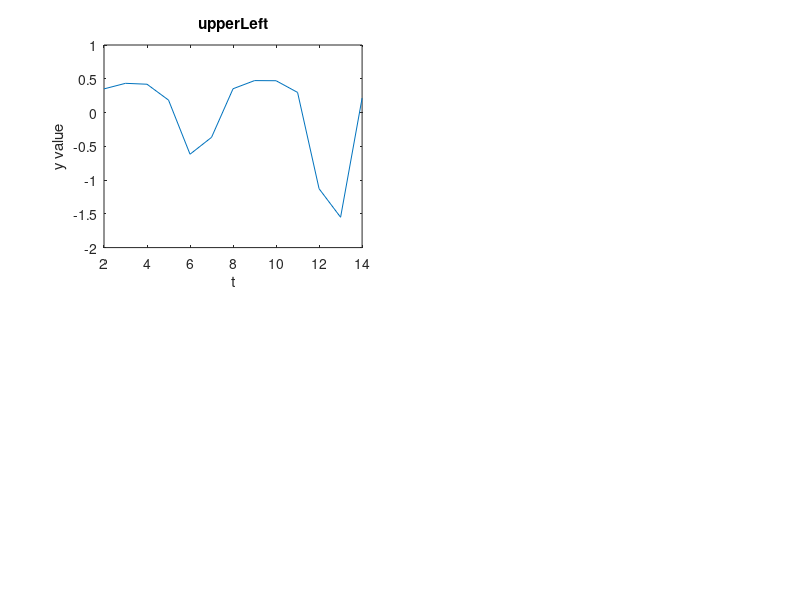

MATLAB code for this plot: (Note: this script raises an error after producing the figure.)
t = 2:14;
s = figure; % the canvas
% plot 1
fun1 = 0.5 - 0.2*exp(log(t).*cos(t));
subplot(2, 2, 1); % [grid size] [use these]
p = plot(t, fun1); % [xs] [ys] fn displayer
xlim([t(1), t(end)]); % min x, max x
ylim([-2, 1]); % min y, max y
title('upperLeft', 'FontWeight', 'bold');
xlabel('t');
ylabel('y value');
p.Marker = 'square';
p.Color = 'blue';
p.LineStyle = '--';

% plot 2
fun2 = sin(t).*pi.^(0.1*t-3);
subplot(2, 2, 3);
plot(t, fun2, '-^black');
% line style = -
% marker = ^
% color = black
xlim([t(1), t(end)]);
ylim([-0.2, 0.2]);
title('lowerLeft', 'FontWeight', 'bold');
xlabel('t');
ylabel('y value');

% plot 3
fun3 = cos(t).*exp(-sin(t));
subplot(2, 2, [2 4]);
plot(t, fun3, '-*red');
yline(0, '--black'); % line at y=0
% line style = '--'
% line color black
grid on;
xlim([t(1), t(end)]);
ylim([-1.5, 1.5]);
title('right', 'FontWeight', 'bold');
xlabel('t');
ylabel('y value');
